Frame 1 (no input): blank canvas, image omitted
Frame 60 (no input): blank canvas, image omitted
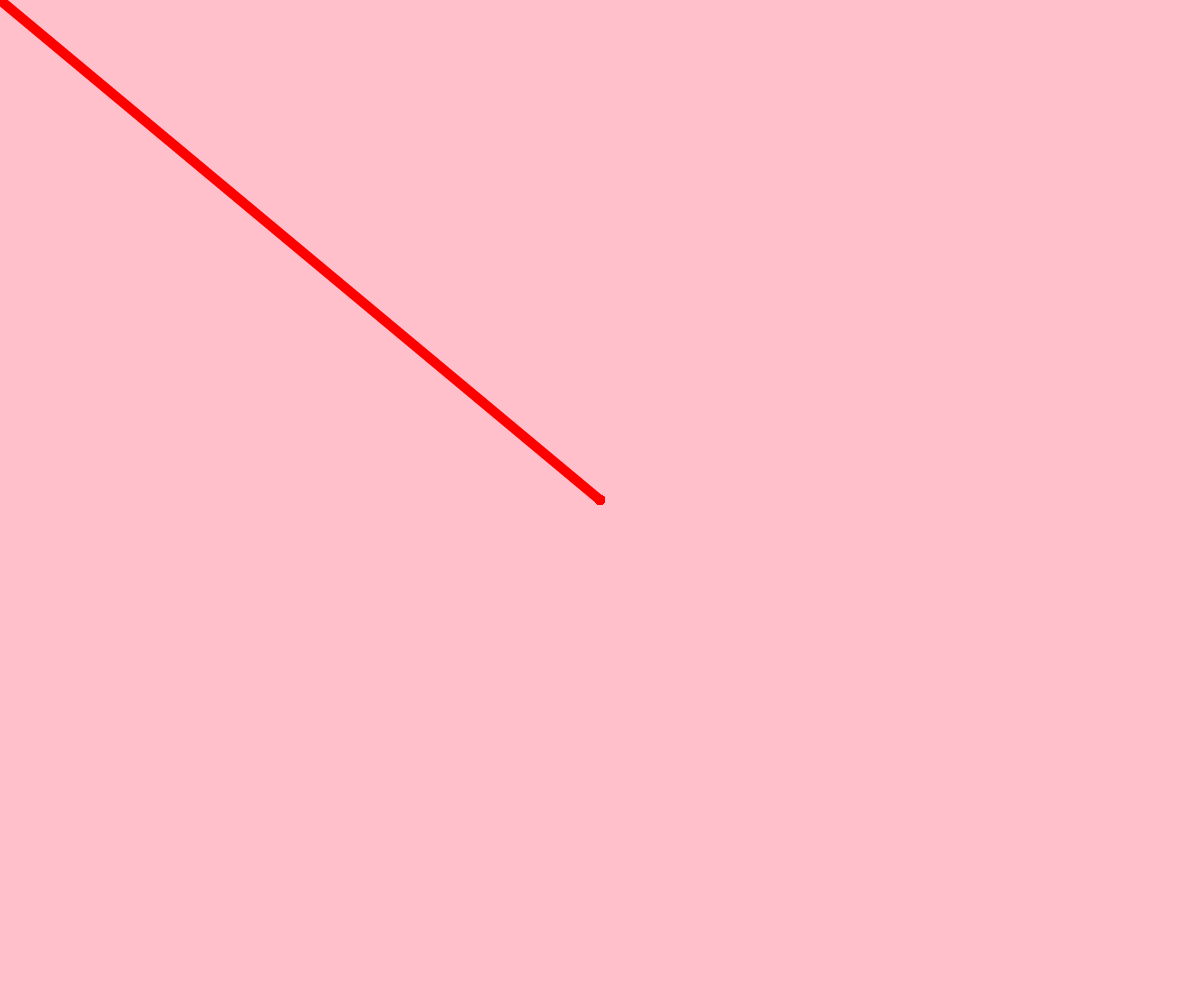
Frame 120 (the mouse pressed at the canvas centre since frame 60)

The p5.js sketch whose frames 1 and 60 were blank and that drew this single picture after the mouse press (run headless with seeded random() and noise() and a simulated clock; from frame 60 on, the mouse is pressed at the canvas centre):

// p5.js sketch
// ── sketch.js
var strokeColor ='red';
function setup() {
	createCanvas(windowWidth,windowHeight);
	background('pink');
}

function draw() {
	strokeWeight(10);
	if (mouseIsPressed) {
		stroke(strokeColor);
		line(pmouseX, pmouseY, mouseX, mouseY);
	}
}

function keyTyped() {
	if (key === 'r') {
		strokeColor = 'red';
	} else if (key === 'g') {
		strokeColor = '#0BD029';
		weight = 10;
	} else if (key === 'b') {
		strokeColor = '#0B71E6';
		weight = 10;
	} else if (key === 'g') {
		strokeColor = '#0BC486';
		weight = 10;
	} else if (key === 'l') {
		strokeColor = '#9109A6';
	  weight = 10;
} else if (key === 'p') {
	strokeColor = 'pink';
	weight = 10; 
}
}
